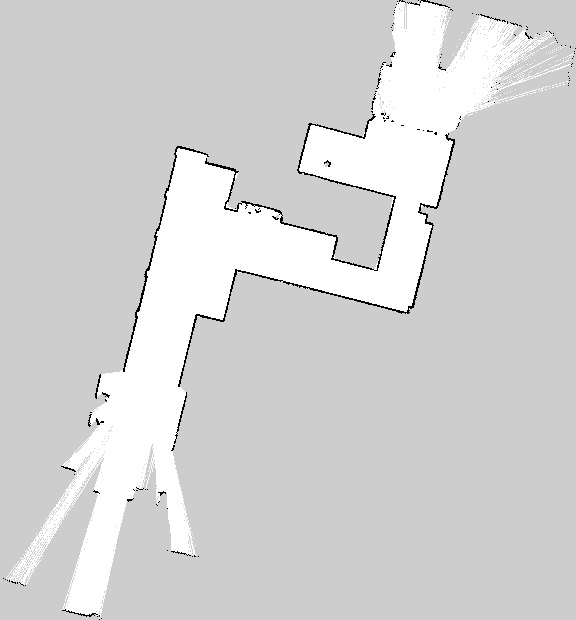
#> input picture map.png, 576 x 620 px
$ python agent_behavior.py
#> lines starting #> are read from the running program, lines starting #| are printed output that depends on the picture
### global_planning.py
import cv2
import numpy as np
import matplotlib.pyplot as plt
import heapq
from shapely.geometry import LineString
from scipy.interpolate import CubicSpline

def lidar_to_grid(png_path, threshold=127, invert=True, morph_kernel_size=5):
    """
    Load a LiDAR PNG map and convert it into a cleaned occupancy grid.

    Args:
        png_path (str): Path to the LiDAR PNG image.
        threshold (int): Threshold to distinguish obstacles from free space.
        invert (bool): Whether to invert binary map (black = obstacle).
        morph_kernel_size (int): Size of morphological kernel to close small gaps.

    Returns:
        np.ndarray: 2D occupancy grid (1=obstacle, 0=free).
    """
#> called with png_path = 'map.png', threshold = 127, invert = True, morph_kernel_size = 5
    # Load image as grayscale
    img = cv2.imread(png_path, cv2.IMREAD_GRAYSCALE)
#> img is the input picture: shape (620, 576); min 0, max 255, mean 211.9
    if img is None:
        raise FileNotFoundError(f"Image not found at {png_path}")

    # Threshold the image to binary
    _, binary = cv2.threshold(img, threshold, 1, cv2.THRESH_BINARY)
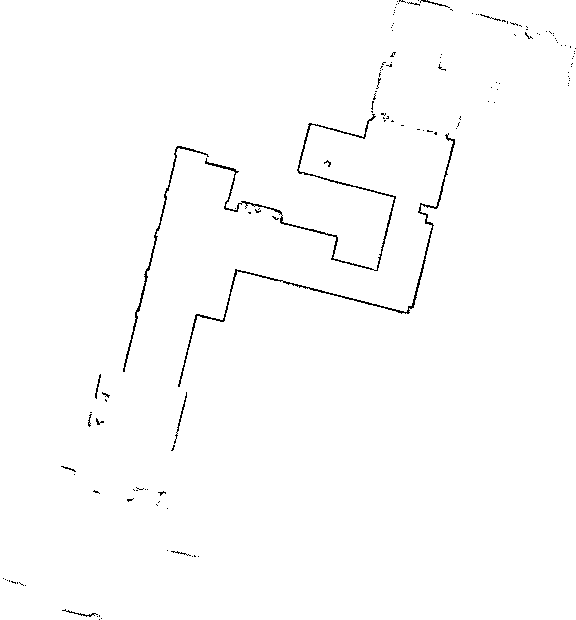
#> binary: shape (620, 576); values 0 (black) and 1 (white), 99% white; black in thin lines or dots

    # Invert if needed (black = obstacle)
    if invert:
        occupancy_grid = 1 - binary
#> occupancy_grid: shape (620, 576); values 0 (black) and 1 (white), 0.97% white in thin lines or dots
    else:
        occupancy_grid = binary

    # Apply morphological closing to fill gaps
    kernel = cv2.getStructuringElement(cv2.MORPH_RECT, (morph_kernel_size, morph_kernel_size))
    closed = cv2.morphologyEx(occupancy_grid.astype(np.uint8), cv2.MORPH_CLOSE, kernel)
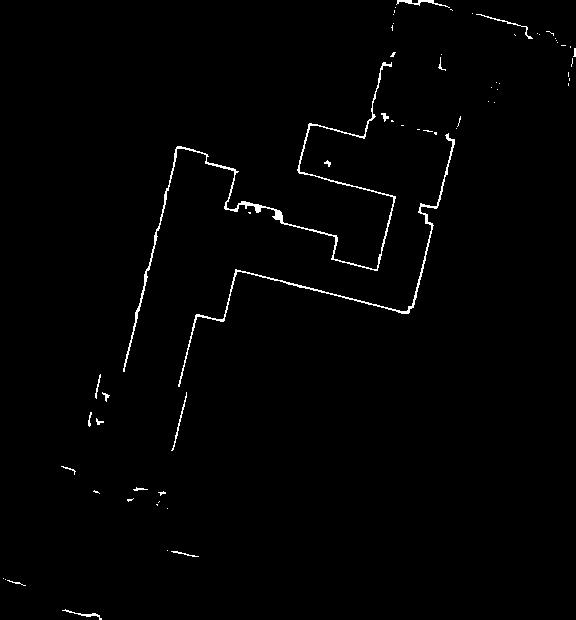
#> closed: shape (620, 576); values 0 (black) and 1 (white), 1.1% white in thin lines or dots

    return closed

# [107 lines left out: functions compute_soft_costmap, dijkstra, reconstruct_path, simplify_path, smooth_path, not called in this run]

# [19 lines that do not run on import are left out]


### agent_behavior.py
import numpy as np
from global_planning import dijkstra, lidar_to_grid
from pure_pursuit import PurePursuit
from irsim.lib import register_behavior
from matplotlib import pyplot as plt

# Load your occupancy grid once (only happens on import)
GRID = lidar_to_grid("map.png")
MAP_ORIGIN = (0, 0)
MAP_RES = 0.05
# Constants
#resolution = 0.05
origin = (0, 0)
grid_width = 576
grid_height = 620

# Convert world (meters) → grid index (pixels)
# [67 lines left out: functions world_to_grid, grid_to_world, beh_diff_pure_pursuit, not called in this run]
#> (the run stopped early here; a loop or call above may not have finished)
